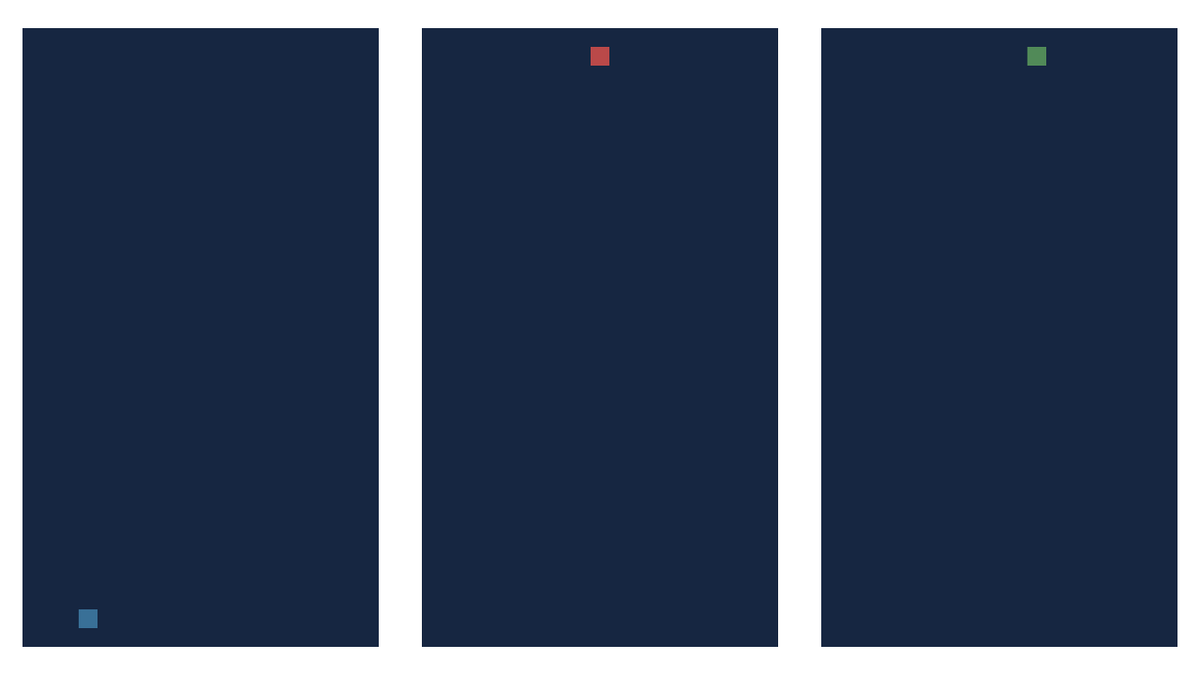
Frame 1 (no input)
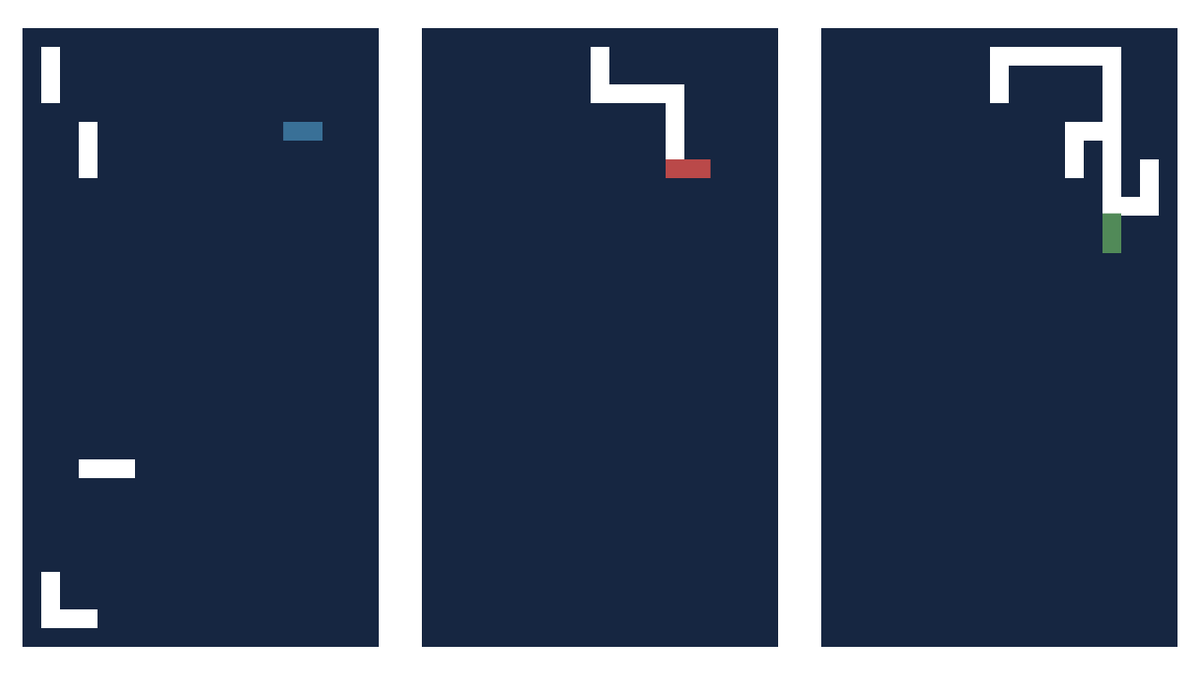
Frame 60 (the mouse pressed at the canvas centre just before this capture)
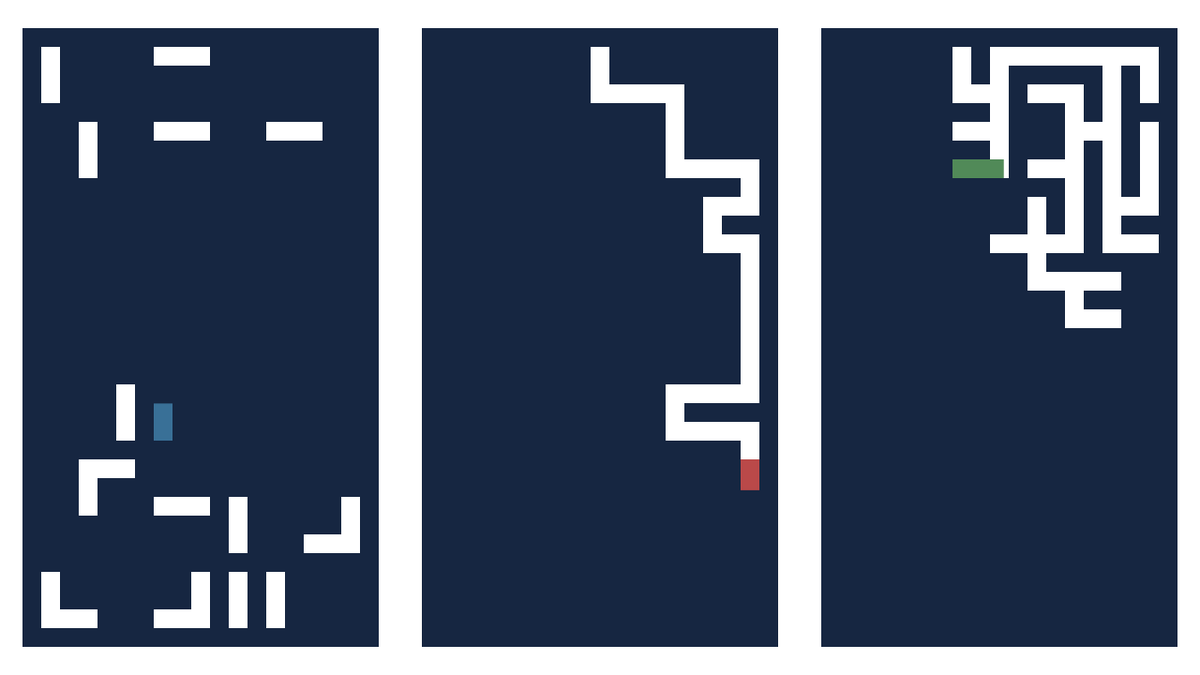
Frame 120 (the mouse held since frame 60 and released just before this capture)

The Processing sketch that drew these frames (run headless with seeded random() and noise(); from frame 60 on, the mouse is pressed at the canvas centre):

// Processing sketch: MazeAlgorithmVisualization
// ── MazeAlgorithmVisualization.pde
import java.util.List;
import java.util.LinkedList;
import java.util.Map;
import java.util.Random;
import java.util.Set;
import java.util.HashSet;
import java.util.Stack;
import java.util.Collections;
import java.util.Arrays;

MazeAnimation maze;
PathAnimation path;
PathTree dfsTree;
PathTree primTree;
PathTree kruskalTree;


//maze animation lazy variables
float latticeEdge = 0;
float pathEdge = 0;

color bg = color(255);
color latticeCol = color(22, 38, 65); //color(78, 125, 206);
color cellCol = color(187, 210, 250);
color pathCol = color(255);

color green = color(81, 138, 88);
color red = color(186, 73, 73);
color blue = color(57, 112, 151);

color highlight = red;


void setup() {
  //size(1920, 1080);
  size(1280, 720);
  smooth();
  noStroke();
  frameRate(50);
  randomSeed(seed);
  
  //maze = new MazeAnimation(9, 16, 980);
  maze = new MazeAnimation(9, 16, 660);
  dfsTree = new DepthFirst(9, 16).generateMaze(4, 0, maze.getPathSize());
  primTree = new Prim(9, 16).generateMaze(4, 0, maze.getPathSize());
  kruskalTree = new Kruskal(9, 16).generateMaze(4, 0, maze.getPathSize());
  
  animDuration = kruskalTree.duration() * 2;
}

int seed = -14;
// in frames
int animStart = 0;
float animDuration;

void draw() {
  background(bg);
  float t = clamp((frameCount - animStart) / animDuration, 0, 1);
  t = smoothy(t) / 2.98;
  
  maze.display();
  highlight = red;
  dfsTree.displaySmooth(t);
  
  float offset = width / 3;
  
  pushMatrix();
  translate(offset, 0);
  maze.display();
  highlight = green;
  primTree.display(t);
  popMatrix();
  
  pushMatrix();
  translate(-offset, 0);
  maze.display();
  highlight = blue;
  kruskalTree.display(t);
  popMatrix();
}

float clamp(float t, float min, float max) {
  return min(max(t, min), max);
}


float smoothy(float t) {
  t = clamp(t, 0, 1);
  float t_sq = t * t;
  return 3 * t_sq - 2 * t_sq * t;
}

float nIn(float t, int n) {
  t = 1 - clamp(t, 0, 1);
  return 1 - pow(t, n);
}

void reset() {
  randomSeed(seed);
  dfsTree = new DepthFirst(9, 16).generateMaze(4, 0, maze.getPathSize());
  primTree = new Prim(9, 16).generateMaze(4, 0, maze.getPathSize());
  kruskalTree = new Kruskal(9, 16).generateMaze(4, 0, maze.getPathSize());
  animStart = frameCount;
  println(seed);
}

void keyPressed() {
  if (keyCode == LEFT) {
    seed -= 1;    
    reset();
  } else if (keyCode == RIGHT) {
    seed += 1;
    reset();
  }else if (key == 'r') {
    reset();
  }
}

// ── DepthFirst.pde


class DepthFirst {

  int w;
  int h;
  boolean[][] visited;

  DepthFirst(int w, int h) {
    this.w = w;
    this.h = h;
  }

  PathTree generateMaze(int x0, int y0, float pathSize) {
    Random random = new Random(seed);
    PathTree tree = new PathTree();

    visited = new boolean[w][h];
    Stack<Point> stack = new Stack<>(); // To keep track of visited cells

    // Mark the starting cell as visited
    visited[x0][y0] = true;
    stack.push(new Point(x0, y0));

    // Possible movement directions: up, right, down, left
    Point[] directions = {
      new Point(-1, 0), // up
      new Point(0, 1),  // right
      new Point(1, 0),  // down
      new Point(0, -1)  // left
    };

    PathAnimation path = new PathAnimation(pathSize);
    tree.paths.add(path);

    while (!stack.isEmpty()) {
      Point cell = stack.peek();

      if (path.cells.size() == 0) {
        path.addCell(maze.getCellPos(cell.x, cell.y));
      }

      // Check for unvisited neighbors
      ArrayList<Integer> unvisitedNeighbors = new ArrayList<>();
      for (int i = 0; i < 4; i++) {
        Point newCell = cell.add(directions[i]);

        if (newCell.x >= 0 && newCell.x < w && 
            newCell.y >= 0 && newCell.y < h && 
            !visited[newCell.x][newCell.y]) {
          unvisitedNeighbors.add(i);
        }
      }

      if (!unvisitedNeighbors.isEmpty()) {
        // Choose a random unvisited neighbor
        int randomDirection = unvisitedNeighbors.get(random.nextInt(unvisitedNeighbors.size()));
        Point newCell = cell.add(directions[randomDirection]);

        // Carve a passage to the neighbor
        visited[newCell.x][newCell.y] = true;
        path.addCell(maze.getCellPos(newCell.x, newCell.y));
        stack.push(newCell);

      } else {
        path = new PathAnimation(pathSize);
        tree.paths.add(path);
        // No unvisited neighbors, backtrack
        stack.pop();
      }
    }
    return tree;
  }
}

// ── Kruskal.pde

class Kruskal {
  int w;
  int h;
  
  Map<Point, Set<Point>> setMap;
  Random random = new Random(seed);
  List<Point> unvisited = new ArrayList<>();

  Kruskal(int w, int h) {
    this.w = w;
    this.h = h;
    this.setMap = new HashMap<>();
    initializeMaze();
  }

  void initializeMaze() {
    for (int x = 0; x < w; ++x) {
      for (int y = 0; y < h; ++y) {
        Point cell = new Point(x, y);
        setMap.put(cell, new HashSet<>(Arrays.asList(cell)));
        unvisited.add(cell);
      }
    }
  }

  void union(Point c1, Point c2) {    
    Set<Point> mainSet = setMap.get(c1);
    Set<Point> subSet = setMap.get(c2);
    
    mainSet.addAll(subSet);
    
    for (Point c3 : subSet) {
      setMap.put(c3, mainSet);
    }
  }
  
  Point[] directions = {
    new Point(-1, 0), // up
    new Point(0, 1),  // right
    new Point(1, 0),  // down
    new Point(0, -1)  // left
  };
  
  List<Point> getWalls(Point cell) {
    List<Point> walls = new ArrayList<>();
    
    for (Point direction : directions) {
      Point newCell = cell.add(direction);

      if (newCell.x >= 0 && newCell.x < w && 
          newCell.y >= 0 && newCell.y < h) {
        walls.add(newCell);
      }
    }
    Collections.shuffle(walls, random);
    return walls;
  }

  boolean isSameSet(Point c1, Point c2) {
    return setMap.get(c1) == setMap.get(c2);
  }

  PathTree generateMaze(int x0, int y0, float pathSize) {
    PathTree tree = new PathTree();
    
    unvisited.add(new Point(x0, y0));

    while (!unvisited.isEmpty()) {
      Point cell = unvisited.remove(random.nextInt(unvisited.size()));
      List<Point> neighbors = getWalls(cell);

      for (Point neighbor : neighbors) {
        if (!isSameSet(cell, neighbor)) {
          PathAnimation path = new PathAnimation(pathSize);
          path.addCell(maze.getCellPos(cell.x, cell.y));
          path.addCell(maze.getCellPos(neighbor.x, neighbor.y));
          tree.paths.add(path);
        
          union(cell, neighbor);
          break;
        }
      }
    }
    return tree;
  }
}

// ── MazeAnimation.pde

class MazeAnimation {
  int w;
  int h;
  float size;
  
  MazeAnimation(int w, int h, float size) {
    this.w = w;
    this.h = h;
    //size as in height only
    this.size = size;
  }
  
  float getPathSize() {
      return size / (2 * h + 1);
  }
  
  PVector getCellPos(int x, int y) {
    float minY = .5 * height - .5 * size;
    float minX = .5 * width - .5 * size * aspect();
    float pathSize = pathSize();

    return new PVector(
      minX + (2 * x + 1) * pathSize,
      minY + (2 * y + 1) * pathSize);
  }
  
  float aspect() {
    return (2 * w + 1) / (2 * h + 1f);  
  }
  
  float pathSize() {
    return size / (2 * h + 1);
  }
  
  void display() {
    float minY = .5 * height - .5 * size;
    float minX = .5 * width - .5 * size * aspect();

    pushStyle();
    //stroke(latticeCol);
    //strokeWeight(5);
    //noFill();
    fill(latticeCol);
    rect(minX, minY, size * aspect(), size, latticeEdge);
    popStyle();
    
    float tileSize = size / (2 * h + 1);
    fill(cellCol);
    
    //for (int y = 0; y < h; ++y) {
    //  float tileY = minY + (2 * y + 1) * tileSize;

    //  for (int x = 0; x < w; ++x) {
    //    float tileX = minX + (2 * x + 1) * tileSize;
    //    rect(tileX, tileY, tileSize, tileSize, pathEdge);
    //  }
    //}
  }
}

// ── PathAnimation.pde

class PathTree {
  LinkedList<PathAnimation> paths;

  PathTree() {
    this.paths = new LinkedList<>();
  }
  
  float duration() {
    float duration = 0;

    for (PathAnimation p : paths) {
      duration += p.duration();
    }
    return duration;
  }
  
  float durationSmooth() {
    float duration = 0;

    for (PathAnimation p : paths) {
      duration += p.durationSmooth();
    }
    return duration;
  }
  
  void display(float t) {
    t *= duration();

    float iter = 0;
    for (PathAnimation p : paths) {

      if (iter < t) {
        float localT = (t - iter) / p.duration();
        p.display(localT);
        iter += p.duration();
      } else {
        break;
      }
    }
  }
  
  void displaySmooth(float t) {
    t *= durationSmooth();

    float iter = 0;
    for (PathAnimation p : paths) {

      if (iter < t) {
        float localT = (t - iter) / p.durationSmooth();
        p.displaySmooth(localT);
        iter += p.durationSmooth();
      } else {
        break;
      }
    }
  }
}


class PathAnimation {

  int bezierDetail = 12;
  float squareInDist = 1;
  float pathWidth;
  List<PVector> cells;

  PathAnimation(float w) {
    this.pathWidth = w;
    cells = new LinkedList<>();
  }

  void addCell(PVector tilePos) {
    cells.add(tilePos);
  }
  
  float duration() {
    return cells.size() - 1;
  }
  
  float durationSmooth() {
    int numConnections = cells.size() - 1;
    
    if (numConnections < 1) {
      return 0;
    }
    return numConnections + 2 * squareInDist;
  }

  void display(float t) {

    if (cells.size() < 2) {
      return;
    }
    t = clamp(t, 0, 1);

    int numConnections = cells.size() - 1;
    float dist = t * numConnections;
    int fullConnections = floor(dist);
    float partConnection = dist % 1;

    drawFull(fullConnections);
    drawPercent(fullConnections, partConnection, numConnections);
  }
  
  void displaySmooth(float t) {
    fill(pathCol);

    if (cells.size() < 2) {
      return;
    }
    /**
     * sry Aaron you'll never understand this again :(
     * this is a function to linear-in the animation velocity aka cubic-in the animated path distance
     * the distance aka the integral of the square-in is then F(t) = 1/2 (a * t)^2
     * where "a" is a factor to control the duration of the square-in.
     * Because the lienar-in velocity is f(t) = d^2 * t reaches is
     * It's calculated: a = sqrt(1 / d) where "d" is the duration of the square-in.
     
     */
    int numConnections = cells.size() - 1;

    float squareInTime = 2 * squareInDist;
    float squareInFactor = sqrt(1 / squareInTime);
    float duration = numConnections + squareInTime;

    t = clamp(t, 0, 1);
    t *= duration;
    float dist = 0;

    if (t < squareInTime) {
      dist += 0.5 * pow(squareInFactor * t, 2);
    } else {
      dist += squareInDist;

      if (t < duration - squareInTime) {
        dist += t - squareInTime;
      } else {
        dist += duration - 2 * squareInTime;
        dist += squareInDist - 0.5 * pow(squareInFactor * (duration - t), 2);
      }
    }
    int fullConnections = floor(dist);
    float partConnection = dist % 1;

    drawFull(fullConnections);
    drawPercent(fullConnections, partConnection, numConnections);
  }
  
  void drawFull(int fullConnections) {
    fill(pathCol);

    //draw all connections that a fully created by this time
    for (int i = 0; i < fullConnections; ++i) {
      PVector rectMin = new PVector();
      PVector rectSize = new PVector();
      calcRect(cells.get(i), cells.get(i + 1), 1, rectMin, rectSize);
      rect(rectMin.x, rectMin.y, rectSize.x, rectSize.y, pathEdge);
    }
  }
  
  void drawPercent(int fullConnections, float partConnection, int numConnections) {
    fill(highlight);
    
    //draw the connection that is currently being connected
    if (fullConnections < numConnections) {
      PVector rectMin = new PVector();
      PVector rectSize = new PVector();
      calcRect(cells.get(fullConnections), cells.get(fullConnections + 1), partConnection, rectMin, rectSize);
      rect(rectMin.x, rectMin.y, rectSize.x, rectSize.y, pathEdge);
    }
  }
  
  /**
   * Calculate
   *
   *
   */
  void calcRect(PVector tile1, PVector tile2, float t, PVector outRectMin, PVector outRectSize) {
    outRectMin.set(tile1.x, tile1.y);
    
    //return the rect of the full connection
    if (t == 1) {
      outRectSize.x = abs(tile2.x - tile1.x) + pathWidth;
      outRectSize.y = abs(tile2.y - tile1.y) + pathWidth;

      if (tile2.x < tile1.x) {
        outRectMin.x = tile2.x;
      } else if (tile2.y < tile1.y) {
        outRectMin.y = tile2.y;
      }
    } else {
      if (tile1.x != tile2.x) {
        outRectSize.x = t * abs(tile2.x - tile1.x) + pathWidth;
        outRectSize.y = abs(tile2.y - tile1.y) + pathWidth;

        if (tile2.x < tile1.x) {
          outRectMin.x -= t * (tile1.x - tile2.x);
        }
      } else {
        outRectSize.x = abs(tile2.x - tile1.x) + pathWidth;
        outRectSize.y = t * abs(tile2.y - tile1.y) + pathWidth;

        if (tile2.y < tile1.y) {
          outRectMin.y -= t * (tile1.y - tile2.y);
        }
      }
    }
  }
}

// ── Point.pde
import java.util.Objects;

class Point {
  public final int x;
  public final int y;
  
  Point(int x, int y) {
    this.x = x;
    this.y = y;
  }
  
  Point add(Point other) {
    return new Point(
      x + other.x,
      y + other.y);
  }
  
  @Override
  public int hashCode() {
    // Using the hash code of x and y to generate a unique hash code for the Point
    return Objects.hash(x, y);
  }

  @Override
  public boolean equals(Object obj) {
    // Checking if two Points have the same x and y values
    if (this == obj) {
      return true;
    }
    if (obj == null || getClass() != obj.getClass()) {
      return false;
    }
    Point other = (Point) obj;
    return x == other.x && y == other.y;
  }
}

// ── Prim.pde

class Prim {
  int w;
  int h;
  boolean[][] visited;

  Prim(int w, int h) {
    this.w = w;
    this.h = h;
    visited = new boolean[w][h];
  }

  PathTree generateMaze(int x0, int y0, float pathSize) {
    PathTree tree = new PathTree();
    Random random = new Random(seed);

    ArrayList<Point> unvisited = new ArrayList<>();
    Map<Point, Point> parents = new HashMap<>();

    unvisited.add(new Point(x0, y0));

    Point[] directions = {
      new Point(-1, 0), // up
      new Point(0, 1),  // right
      new Point(1, 0),  // down
      new Point(0, -1)  // left
    };
    
    while (!unvisited.isEmpty()) {
      Point cell = unvisited.remove(random.nextInt(unvisited.size()));
      visited[cell.x][cell.y] = true; // Mark cell as part of the maze

      if (parents.containsKey(cell)) {
        Point parent = parents.get(cell);
        PathAnimation path = new PathAnimation(pathSize);
        path.addCell(maze.getCellPos(cell.x, cell.y));
        path.addCell(maze.getCellPos(parent.x, parent.y));
        tree.paths.add(path);
      }

      for (int i = 0; i < 4; i++) {
        Point newCell = cell.add(directions[i]);

        if (newCell.y >= 0 && newCell.y < h && 
            newCell.x >= 0 && newCell.x < w && 
            !visited[newCell.x][newCell.y]) {
          unvisited.add(newCell);
          parents.put(newCell, cell);
        }
      }
    }
    return tree;
  }
}
